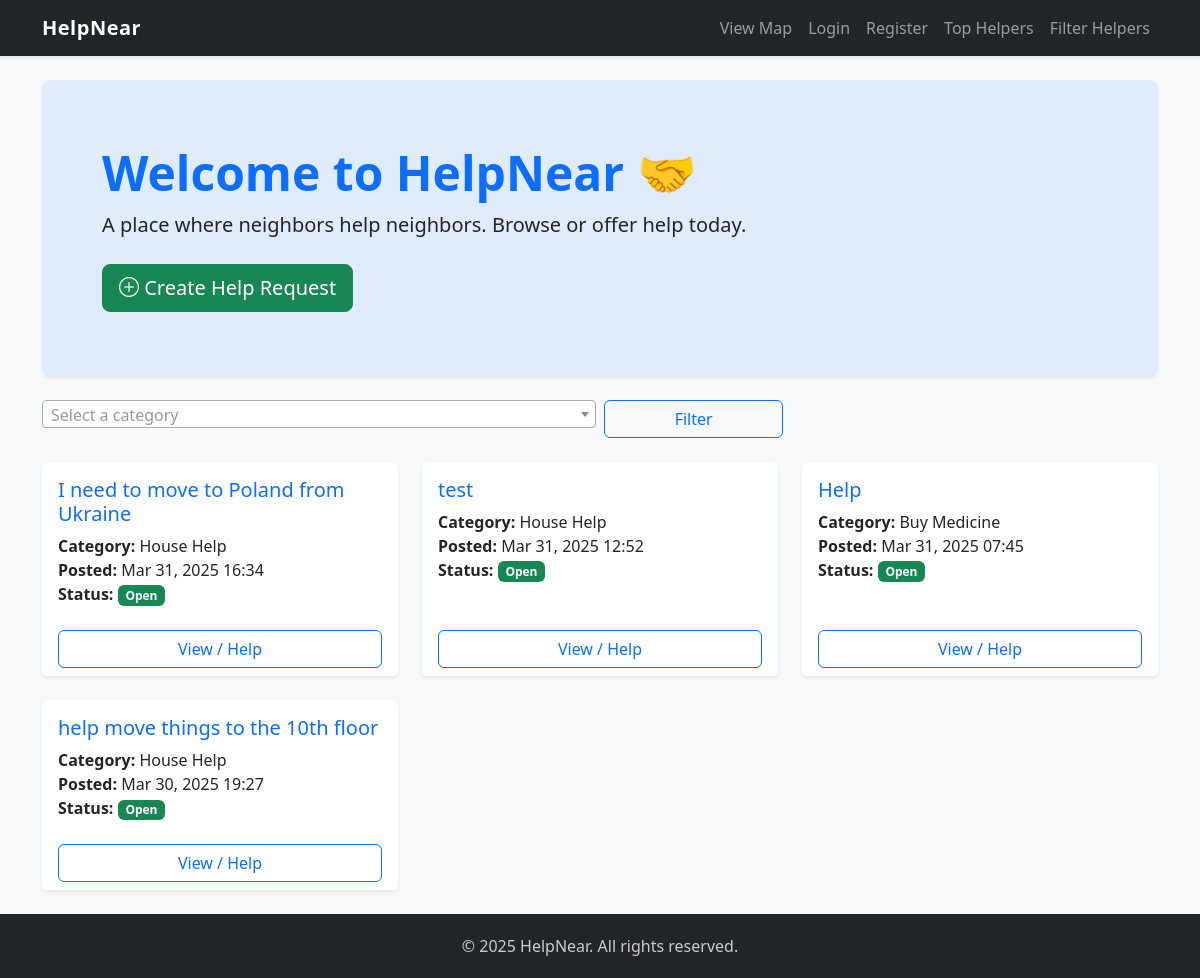
/, run on an earlier commit of the app's database.
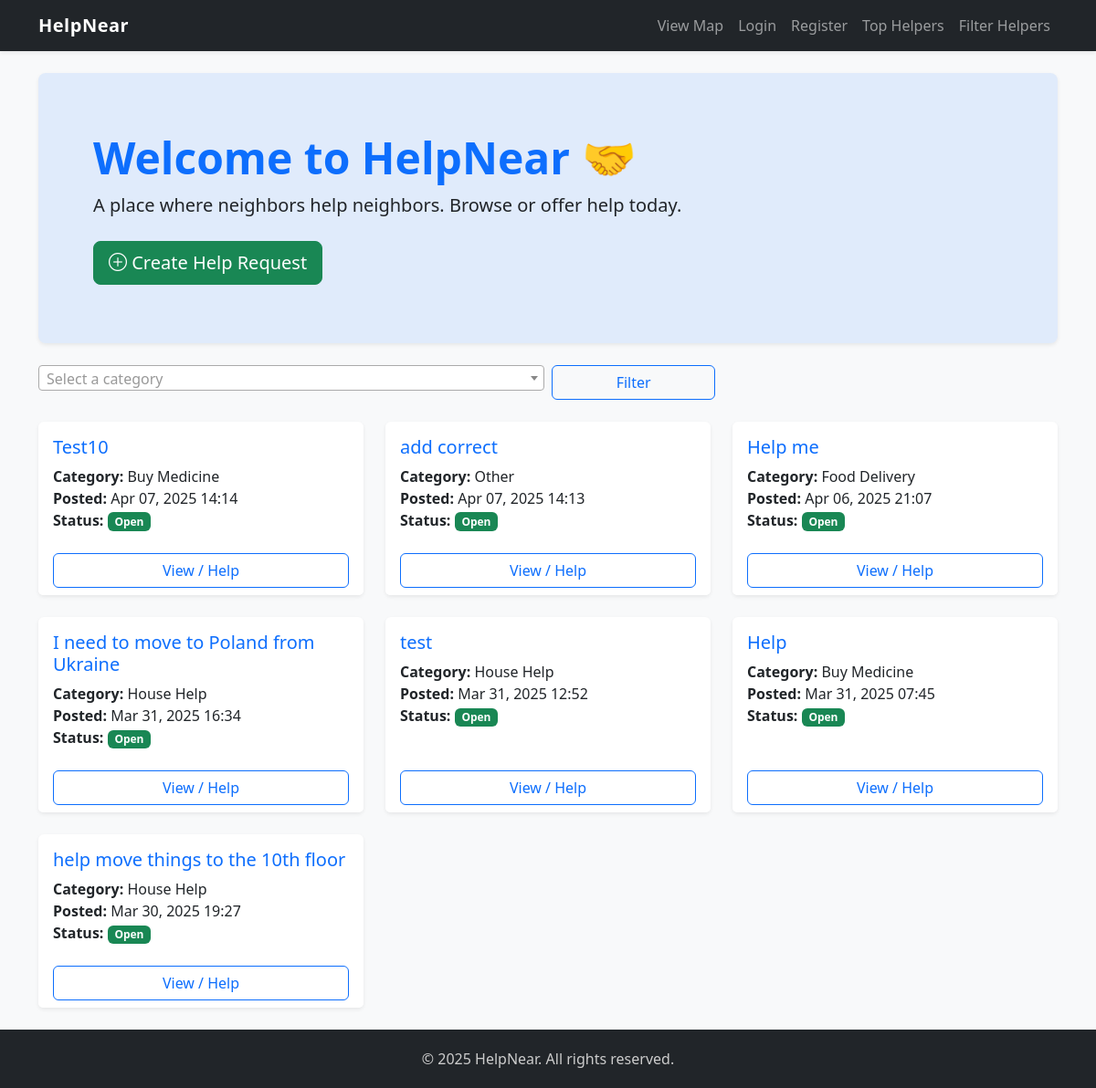
And on a later commit of the database.
### help/models.py (models this page shows, shortened)
class HelpRequest(models.Model):
    CATEGORY_CHOICES = [
        ('food', 'Food Delivery'),
        ('medicine', 'Buy Medicine'),
        ('house', 'House Help'),
        ('other', 'Other')
    ]
    user = models.ForeignKey(User, on_delete=models.CASCADE)
    title = models.CharField(max_length=200)
    description = models.TextField()
    detailed_expectation = models.TextField(blank=True, null=True)
    category = models.CharField(max_length=50, choices=CATEGORY_CHOICES)
    address = models.CharField(max_length=255, default='Unknown address')
    latitude = models.FloatField(default=0.0)
    longitude = models.FloatField(default=0.0)
    email = models.EmailField(blank=True, null=True)
    phone = models.CharField(max_length=20, blank=True, null=True)
    is_open = models.BooleanField(default=True)
    accepted_response = models.ForeignKey('HelpResponse', null=True, blank=True, on_delete=models.SET_NULL, related_name='accepted_for')
    created_at = models.DateTimeField(auto_now_add=True)

### help/views.py (the view)
# urls.py: path('', views.home, name='home'),
def home(request):
    category = request.GET.get('category')
    if category:
        help_requests = HelpRequest.objects.filter(category__icontains=category, is_open=True).order_by('-created_at')
    else:
        help_requests = HelpRequest.objects.filter(is_open=True).order_by('-created_at')
    return render(request, 'help/home.html', {
        'help_requests': help_requests,
        'selected_category': category,
        'google_maps_api_key': settings.GOOGLE_MAPS_API_KEY
    })

### help/templates/help/home.html (shortened to what this page needs)
{% extends 'base.html' %}
{% load widget_tweaks %}
{% block content %}
<div class="p-5 mb-4 bg-primary bg-opacity-10 rounded-3 shadow-sm">
  <div class="container py-3">
    <h1 class="display-5 fw-bold text-primary">Welcome to HelpNear 🤝</h1>
    <p class="fs-5">A place where neighbors help neighbors. Browse or offer help today.</p>
    <a href="{% url 'create_request' %}" class="btn btn-success btn-lg mt-2">
      <i class="bi bi-plus-circle"></i> Create Help Request
    </a>
  </div>
</div>
<form method="get" class="row g-2 mb-4">
  <div class="col-md-6">
  </div>
  <div class="col-md-2">
    <button type="submit" class="btn btn-outline-primary w-100">Filter</button>
  </div>
</form>
<div class="row row-cols-1 row-cols-md-2 row-cols-lg-3 g-4">
  {% for req in help_requests %}
  <div class="col">
    <div class="card h-100 border-0 shadow-sm">
      <div class="card-body">
        <h5 class="card-title text-primary">{{ req.title }}</h5>
        <p class="card-text">
          <strong>Category:</strong> {{ req.get_category_display }}<br>
          <strong>Posted:</strong> {{ req.created_at|date:"M d, Y H:i" }}<br>
          <strong>Status:</strong>
          {% if req.is_open %}
            <span class="badge bg-success">Open</span>
          {% else %}
            <span class="badge bg-danger">Closed</span>
          {% endif %}
        </p>
      </div>
      <div class="card-footer bg-white border-top-0">
        <a href="{% url 'request_detail' req.id %}" class="btn btn-outline-primary w-100">
          View / Help
        </a>
      </div>
    </div>
  </div>
  {% empty %}
  <div class="col-12">
    <div class="alert alert-warning text-center">No help requests found.</div>
  </div>
  {% endfor %}
</div>
{% endblock %}
{% block extra_js %}
  <link href="https://cdn.jsdelivr.net/npm/select2@4.1.0-rc.0/dist/css/select2.min.css" rel="stylesheet" />
{% endblock %}

What changed in the data, as far as the page shows it:
added HelpRequest: title "Test10", category "Buy Medicine", created_at "Apr 07, 2025 14:14", is_open "Open"
added HelpRequest: title "add correct", category "Other", created_at "Apr 07, 2025 14:13", is_open "Open"
added HelpRequest: title "Help me", category "Food Delivery", created_at "Apr 06, 2025 21:07", is_open "Open"
